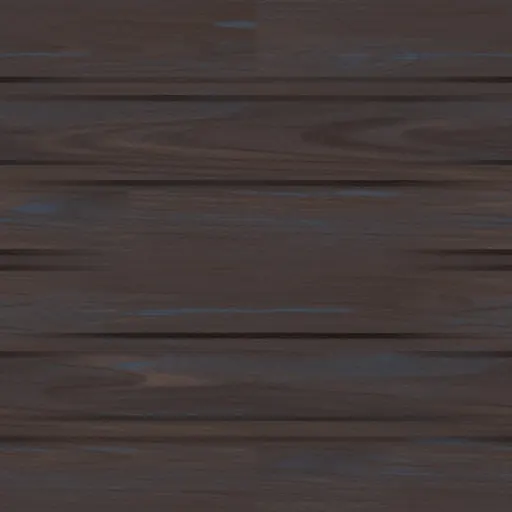
#> input picture assets/ui/web/legno.webp, 512 x 512 px
$ python -i build.py   (imports and definitions only)
#> lines starting #> are read from the running program, lines starting #| are printed output that depends on the picture
#> further down, picture is the input picture: PIL image 512x512 RGB; mean R, G, B 66.8, 57.7, 56.5
"""Makes tileable WebP textures for the interface kit (graphics plan, phase 2).

Usage: python3 assets/ui/build.py
Reads assets/ui/originals/<name>.png (1024 x 1024 from the local models), writes assets/ui/web/<name>.webp.
Key art (graphics plan, phase 7) is not tiled: assets/ui/originals/key/<name>.png becomes
assets/ui/web/<name>.webp, 1600 pixels wide. titolo.png is the game anchor 3B (the lighthouse in the storm).
"""
from pathlib import Path

import numpy as np
from PIL import Image

ROOT = Path(__file__).resolve().parent
CROP = 768  # the center of the original: the model darkens the borders
SIZE = 512
QUALITY = 78
KEY_WIDTH = 1600


def tileable(img: Image.Image) -> Image.Image:
    w, h = img.size
#> w = 512; h = 512
    box = ((w - CROP) // 2, (h - CROP) // 2, (w + CROP) // 2, (h + CROP) // 2)
#> box = (-128, -128, 640, 640)
    a = np.asarray(img.crop(box).convert("RGB"), dtype=np.float32)
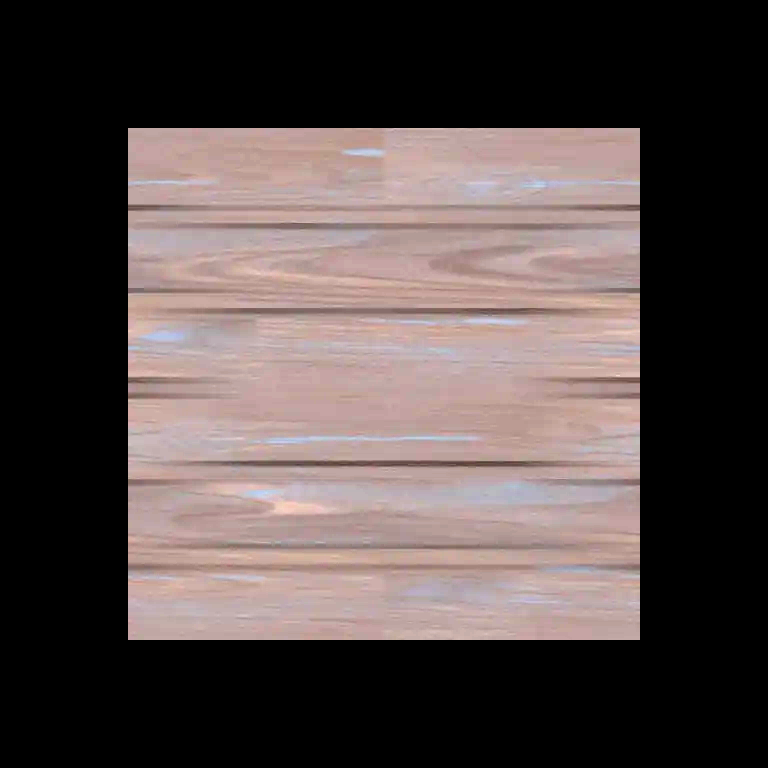
#> a: shape (768, 768, 3) float32; mean R, G, B 29.7, 25.6, 25.1; drawn with min black and max white
    rolled = np.roll(a, (CROP // 2, CROP // 2), axis=(0, 1))
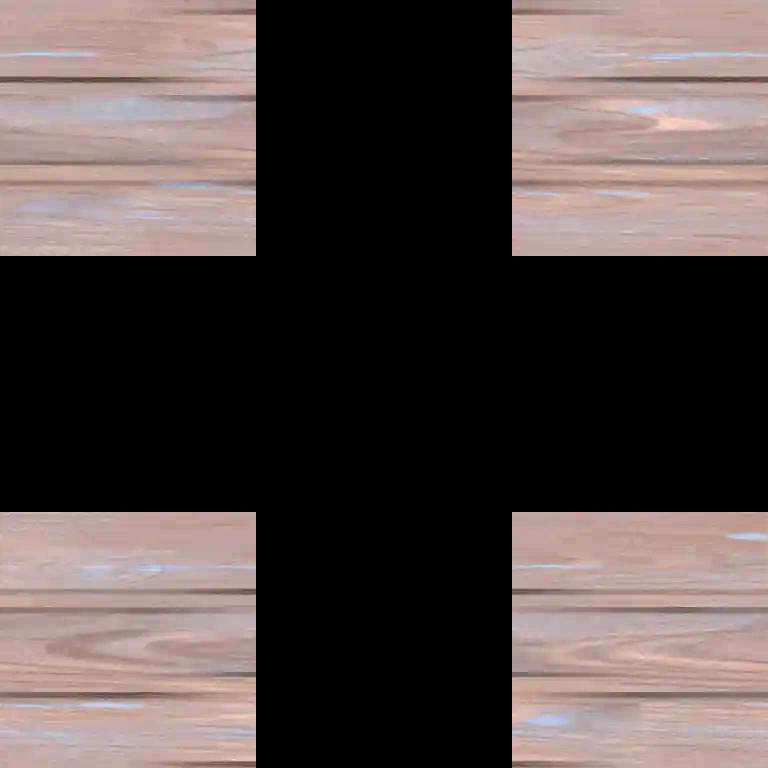
#> rolled: shape (768, 768, 3) float32; mean R, G, B 29.7, 25.6, 25.1; drawn with min black and max white
    # Weight of the original: 1 in the center, 0 on the borders. The rolled copy has continuous borders.
    t = np.abs(np.linspace(-1, 1, CROP))
    edge = np.clip((1 - t) / 0.5, 0, 1)
    wgt = np.minimum.outer(edge, edge)[..., None]
    out = a * wgt + rolled * (1 - wgt)
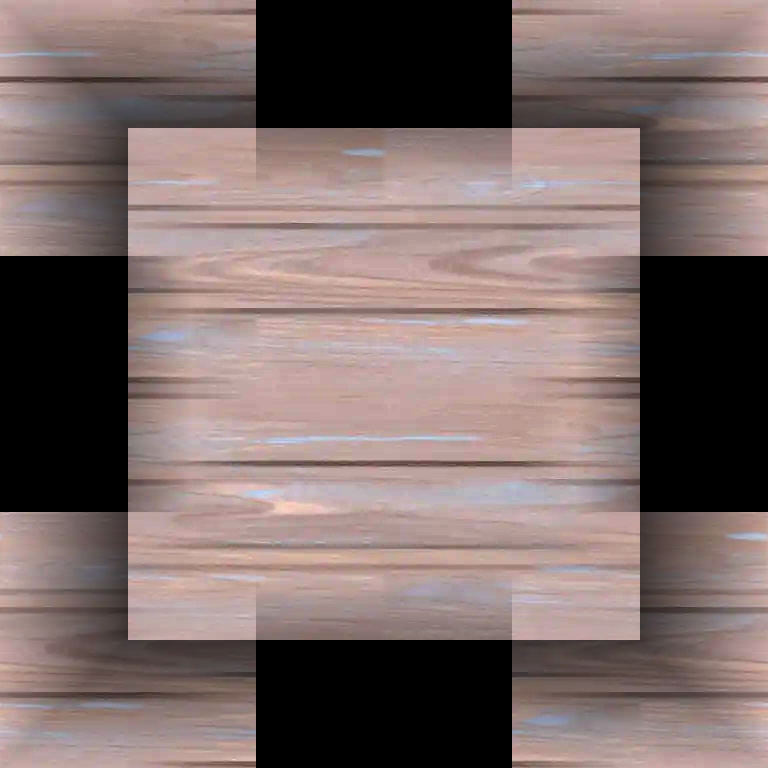
#> out: shape (768, 768, 3) float64; mean R, G, B 44.2, 38.1, 37.4; drawn with min black and max white
    return Image.fromarray(out.clip(0, 255).astype(np.uint8)).resize((SIZE, SIZE), Image.LANCZOS)
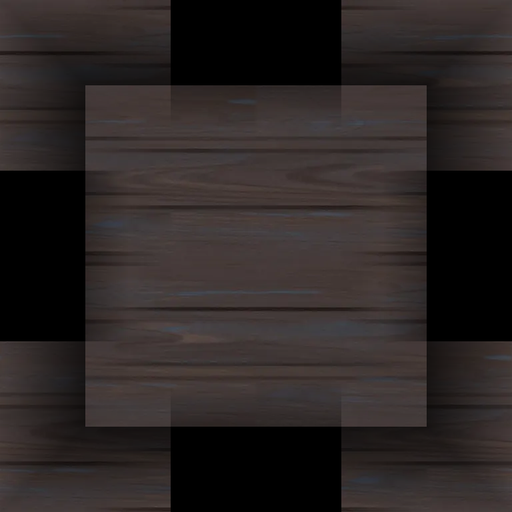
#> returned value: PIL image 512x512 RGB; mean R, G, B 43.9, 37.9, 37.1


def main() -> None:
    (ROOT / "web").mkdir(exist_ok=True)
    for src in sorted((ROOT / "originals").glob("*.png")):
        tileable(Image.open(src)).save(ROOT / "web" / f"{src.stem}.webp", "WEBP", quality=QUALITY, method=6)
        print(f"{src.stem}: {SIZE}x{SIZE}")
    for src in sorted((ROOT / "originals" / "key").glob("*.png")):
        img = Image.open(src).convert("RGB")
        w, h = img.size
        kw = min(KEY_WIDTH, w)
        img.resize((kw, round(h * kw / w)), Image.LANCZOS).save(ROOT / "web" / f"{src.stem}.webp", "WEBP", quality=80, method=6)
        print(f"{src.stem}: key art {KEY_WIDTH} wide")


# [2 lines not run here, left out]

>>> from PIL import Image
>>> picture = Image.open('web/legno.webp')
>>> result = tileable(picture)
